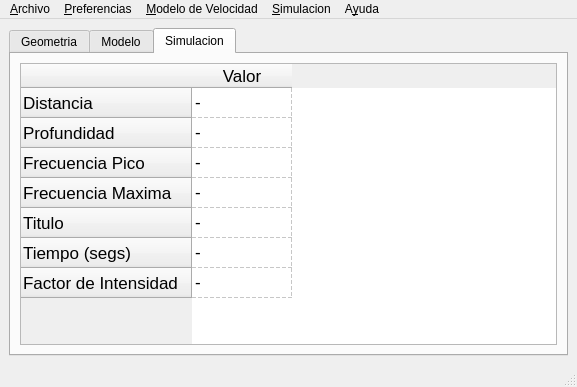
<ui version="4.0" >
 <class>MainWindow</class>
 <widget class="QMainWindow" name="MainWindow" >
  <property name="geometry" >
   <rect>
    <x>0</x>
    <y>0</y>
    <width>577</width>
    <height>387</height>
   </rect>
  </property>
  <property name="windowTitle" >
   <string>MainWindow</string>
  </property>
  <widget class="QWidget" name="centralwidget" >
   <layout class="QGridLayout" name="gridLayout_3" >
    <item row="0" column="0" >
     <widget class="QTabWidget" name="tabWidget" >
      <property name="sizePolicy" >
       <sizepolicy vsizetype="Expanding" hsizetype="Expanding" >
        <horstretch>0</horstretch>
        <verstretch>0</verstretch>
       </sizepolicy>
      </property>
      <property name="currentIndex" >
       <number>2</number>
      </property>
      <widget class="QWidget" name="tab_3" >
       <attribute name="title" >
        <string>Geometria</string>
       </attribute>
       <layout class="QGridLayout" name="gridLayout_4" >
        <item row="0" column="0" >
         <layout class="QVBoxLayout" name="verticalLayout" >
          <item>
           <widget class="QLabel" name="label" >
            <property name="text" >
             <string>Modelo de Velocidad</string>
            </property>
           </widget>
          </item>
          <item>
           <widget class="QTableWidget" name="tableWidget_3" >
            <property name="sizePolicy" >
             <sizepolicy vsizetype="Expanding" hsizetype="Expanding" >
              <horstretch>0</horstretch>
              <verstretch>0</verstretch>
             </sizepolicy>
            </property>
            <property name="editTriggers" >
             <set>QAbstractItemView::NoEditTriggers</set>
            </property>
            <property name="tabKeyNavigation" >
             <bool>false</bool>
            </property>
            <property name="alternatingRowColors" >
             <bool>false</bool>
            </property>
            <property name="selectionMode" >
             <enum>QAbstractItemView::NoSelection</enum>
            </property>
            <property name="showGrid" >
             <bool>true</bool>
            </property>
            <property name="gridStyle" >
             <enum>Qt::DashLine</enum>
            </property>
            <row>
             <property name="text" >
              <string>Ancho</string>
             </property>
            </row>
            <row>
             <property name="text" >
              <string>Altura</string>
             </property>
            </row>
            <row>
             <property name="text" >
              <string>Cord. X</string>
             </property>
            </row>
            <row>
             <property name="text" >
              <string>Cord. Y</string>
             </property>
            </row>
            <column>
             <property name="text" >
              <string>Valor</string>
             </property>
            </column>
            <item row="0" column="0" >
             <property name="text" >
              <string>-</string>
             </property>
            </item>
            <item row="1" column="0" >
             <property name="text" >
              <string>-</string>
             </property>
            </item>
            <item row="2" column="0" >
             <property name="text" >
              <string>-</string>
             </property>
            </item>
            <item row="3" column="0" >
             <property name="text" >
              <string>-</string>
             </property>
            </item>
           </widget>
          </item>
         </layout>
        </item>
        <item row="0" column="1" >
         <layout class="QVBoxLayout" name="verticalLayout_2" >
          <item>
           <widget class="QLabel" name="label_2" >
            <property name="text" >
             <string>Propagación de la Onda</string>
            </property>
           </widget>
          </item>
          <item>
           <widget class="QTableWidget" name="tableWidget_4" >
            <property name="editTriggers" >
             <set>QAbstractItemView::NoEditTriggers</set>
            </property>
            <property name="gridStyle" >
             <enum>Qt::DashLine</enum>
            </property>
            <row>
             <property name="text" >
              <string>Ancho</string>
             </property>
            </row>
            <row>
             <property name="text" >
              <string>Altura</string>
             </property>
            </row>
            <row>
             <property name="text" >
              <string>Cord. X</string>
             </property>
            </row>
            <row>
             <property name="text" >
              <string>Cord. Y</string>
             </property>
            </row>
            <column>
             <property name="text" >
              <string>Valor</string>
             </property>
            </column>
            <item row="0" column="0" >
             <property name="text" >
              <string>-</string>
             </property>
            </item>
            <item row="1" column="0" >
             <property name="text" >
              <string>-</string>
             </property>
            </item>
            <item row="2" column="0" >
             <property name="text" >
              <string>-</string>
             </property>
            </item>
            <item row="3" column="0" >
             <property name="text" >
              <string>-</string>
             </property>
            </item>
           </widget>
          </item>
         </layout>
        </item>
       </layout>
      </widget>
      <widget class="QWidget" name="tab_2" >
       <attribute name="title" >
        <string>Modelo</string>
       </attribute>
       <layout class="QGridLayout" name="gridLayout" >
        <item row="0" column="0" >
         <widget class="QTableWidget" name="tableWidget_2" >
          <property name="autoScroll" >
           <bool>true</bool>
          </property>
          <property name="editTriggers" >
           <set>QAbstractItemView::NoEditTriggers</set>
          </property>
          <property name="tabKeyNavigation" >
           <bool>false</bool>
          </property>
          <property name="alternatingRowColors" >
           <bool>false</bool>
          </property>
          <property name="selectionMode" >
           <enum>QAbstractItemView::NoSelection</enum>
          </property>
          <property name="gridStyle" >
           <enum>Qt::DashLine</enum>
          </property>
          <property name="cornerButtonEnabled" >
           <bool>false</bool>
          </property>
          <row>
           <property name="text" >
            <string>Cobertura en Distancia</string>
           </property>
          </row>
          <row>
           <property name="text" >
            <string>Cobertura en Profundidad</string>
           </property>
          </row>
          <row>
           <property name="text" >
            <string>Color</string>
           </property>
          </row>
          <row>
           <property name="text" >
            <string>Leyenda</string>
           </property>
          </row>
          <row>
           <property name="text" >
            <string>Titulo</string>
           </property>
          </row>
          <row>
           <property name="text" >
            <string>Metodo de Interpolación</string>
           </property>
          </row>
          <row>
           <property name="text" >
            <string>Modelo</string>
           </property>
          </row>
          <column>
           <property name="text" >
            <string>Valor</string>
           </property>
          </column>
          <item row="0" column="0" >
           <property name="text" >
            <string>-</string>
           </property>
          </item>
          <item row="1" column="0" >
           <property name="text" >
            <string>-</string>
           </property>
          </item>
          <item row="2" column="0" >
           <property name="text" >
            <string>-</string>
           </property>
          </item>
          <item row="3" column="0" >
           <property name="text" >
            <string>-</string>
           </property>
          </item>
          <item row="4" column="0" >
           <property name="text" >
            <string>-</string>
           </property>
          </item>
          <item row="5" column="0" >
           <property name="text" >
            <string>-</string>
           </property>
          </item>
          <item row="6" column="0" >
           <property name="text" >
            <string>-</string>
           </property>
           <property name="icon" >
            <iconset resource="Viper.qrc" >
             <normaloff>:/images/models.png</normaloff>:/images/models.png</iconset>
           </property>
          </item>
         </widget>
        </item>
       </layout>
      </widget>
      <widget class="QWidget" name="tab" >
       <attribute name="title" >
        <string>Simulacion</string>
       </attribute>
       <layout class="QGridLayout" name="gridLayout_2" >
        <item row="0" column="0" >
         <widget class="QTableWidget" name="tableWidget" >
          <property name="enabled" >
           <bool>true</bool>
          </property>
          <property name="sizePolicy" >
           <sizepolicy vsizetype="Expanding" hsizetype="Expanding" >
            <horstretch>0</horstretch>
            <verstretch>0</verstretch>
           </sizepolicy>
          </property>
          <property name="font" >
           <font>
            <pointsize>13</pointsize>
            <italic>false</italic>
           </font>
          </property>
          <property name="editTriggers" >
           <set>QAbstractItemView::NoEditTriggers</set>
          </property>
          <property name="alternatingRowColors" >
           <bool>false</bool>
          </property>
          <property name="selectionMode" >
           <enum>QAbstractItemView::NoSelection</enum>
          </property>
          <property name="verticalScrollMode" >
           <enum>QAbstractItemView::ScrollPerItem</enum>
          </property>
          <property name="showGrid" >
           <bool>true</bool>
          </property>
          <property name="gridStyle" >
           <enum>Qt::DashLine</enum>
          </property>
          <property name="sortingEnabled" >
           <bool>false</bool>
          </property>
          <property name="wordWrap" >
           <bool>false</bool>
          </property>
          <property name="cornerButtonEnabled" >
           <bool>false</bool>
          </property>
          <row>
           <property name="text" >
            <string>Distancia</string>
           </property>
          </row>
          <row>
           <property name="text" >
            <string>Profundidad</string>
           </property>
          </row>
          <row>
           <property name="text" >
            <string>Frecuencia Pico</string>
           </property>
          </row>
          <row>
           <property name="text" >
            <string>Frecuencia Maxima</string>
           </property>
          </row>
          <row>
           <property name="text" >
            <string>Titulo</string>
           </property>
          </row>
          <row>
           <property name="text" >
            <string>Tiempo (segs)</string>
           </property>
          </row>
          <row>
           <property name="text" >
            <string>Factor de Intensidad</string>
           </property>
          </row>
          <column>
           <property name="text" >
            <string>Valor</string>
           </property>
          </column>
          <item row="0" column="0" >
           <property name="text" >
            <string>-</string>
           </property>
          </item>
          <item row="1" column="0" >
           <property name="text" >
            <string>-</string>
           </property>
          </item>
          <item row="2" column="0" >
           <property name="text" >
            <string>-</string>
           </property>
          </item>
          <item row="3" column="0" >
           <property name="text" >
            <string>-</string>
           </property>
          </item>
          <item row="4" column="0" >
           <property name="text" >
            <string>-</string>
           </property>
          </item>
          <item row="5" column="0" >
           <property name="text" >
            <string>-</string>
           </property>
          </item>
          <item row="6" column="0" >
           <property name="text" >
            <string>-</string>
           </property>
          </item>
         </widget>
        </item>
       </layout>
      </widget>
     </widget>
    </item>
   </layout>
  </widget>
  <widget class="QMenuBar" name="menubar" >
   <property name="geometry" >
    <rect>
     <x>0</x>
     <y>0</y>
     <width>577</width>
     <height>22</height>
    </rect>
   </property>
   <widget class="QMenu" name="menuPreferences" >
    <property name="title" >
     <string>&amp;Preferencias</string>
    </property>
    <addaction name="actionSizeSettings" />
   </widget>
   <widget class="QMenu" name="menuFile" >
    <property name="title" >
     <string>&amp;Archivo</string>
    </property>
    <addaction name="actionNew" />
    <addaction name="actionOpen" />
    <addaction name="actionSave" />
    <addaction name="actionSaveAs" />
    <addaction name="actionExit" />
   </widget>
   <widget class="QMenu" name="menuVelocityModel" >
    <property name="title" >
     <string>&amp;Modelo de Velocidad</string>
    </property>
    <addaction name="actionLoadModel" />
    <addaction name="actionModelParams" />
    <addaction name="actionPreview" />
   </widget>
   <widget class="QMenu" name="menuHelp" >
    <property name="title" >
     <string>A&amp;yuda</string>
    </property>
    <addaction name="actionAbout" />
   </widget>
   <widget class="QMenu" name="menuSimulation" >
    <property name="title" >
     <string>&amp;Simulacion</string>
    </property>
    <addaction name="actionSimParams" />
    <addaction name="actionRun" />
    <addaction name="actionViewTraces" />
   </widget>
   <addaction name="menuFile" />
   <addaction name="menuPreferences" />
   <addaction name="menuVelocityModel" />
   <addaction name="menuSimulation" />
   <addaction name="menuHelp" />
  </widget>
  <widget class="QStatusBar" name="statusbar" />
  <action name="actionSizeSettings" >
   <property name="text" >
    <string>&amp;Tamaño de Ventanas</string>
   </property>
   <property name="shortcut" >
    <string>Ctrl+G</string>
   </property>
  </action>
  <action name="actionExit" >
   <property name="text" >
    <string>&amp;Salir</string>
   </property>
  </action>
  <action name="actionModelParams" >
   <property name="text" >
    <string>&amp;Parametros del Modelo</string>
   </property>
   <property name="shortcut" >
    <string>Ctrl+M</string>
   </property>
  </action>
  <action name="actionPreview" >
   <property name="text" >
    <string>&amp;Vista Previa</string>
   </property>
   <property name="shortcut" >
    <string>Ctrl+P</string>
   </property>
  </action>
  <action name="actionEditModel" >
   <property name="text" >
    <string>&amp;Editar Modelo</string>
   </property>
   <property name="shortcut" >
    <string>Ctrl+E</string>
   </property>
  </action>
  <action name="actionSimParams" >
   <property name="text" >
    <string>&amp;Parametros de Simulacion</string>
   </property>
   <property name="shortcut" >
    <string>Ctrl+I</string>
   </property>
  </action>
  <action name="actionRun" >
   <property name="text" >
    <string>&amp;Ver Simulacion</string>
   </property>
   <property name="shortcut" >
    <string>Ctrl+R</string>
   </property>
  </action>
  <action name="actionNew" >
   <property name="text" >
    <string>Nuevo</string>
   </property>
   <property name="shortcut" >
    <string>Ctrl+N</string>
   </property>
  </action>
  <action name="actionSaveAs" >
   <property name="text" >
    <string>G&amp;uardar como</string>
   </property>
  </action>
  <action name="actionSave" >
   <property name="text" >
    <string>Guardar</string>
   </property>
   <property name="shortcut" >
    <string>Ctrl+S</string>
   </property>
  </action>
  <action name="actionAbout" >
   <property name="text" >
    <string>&amp;Sobre Viper</string>
   </property>
  </action>
  <action name="actionOpen" >
   <property name="text" >
    <string>&amp;Abrir</string>
   </property>
   <property name="shortcut" >
    <string>Ctrl+A</string>
   </property>
  </action>
  <action name="actionCreateModel" >
   <property name="text" >
    <string>Crear Modelo</string>
   </property>
  </action>
  <action name="actionLoadModel" >
   <property name="text" >
    <string>Cargar Modelo</string>
   </property>
   <property name="shortcut" >
    <string>Ctrl+O</string>
   </property>
  </action>
  <action name="actionViewTraces" >
   <property name="text" >
    <string>Ver &amp;Registro</string>
   </property>
   <property name="shortcut" >
    <string>Ctrl+L</string>
   </property>
  </action>
 </widget>
 <resources>
  <include location="Viper.qrc" />
 </resources>
 <connections>
  <connection>
   <sender>actionExit</sender>
   <signal>triggered()</signal>
   <receiver>MainWindow</receiver>
   <slot>close()</slot>
   <hints>
    <hint type="sourcelabel" >
     <x>-1</x>
     <y>-1</y>
    </hint>
    <hint type="destinationlabel" >
     <x>168</x>
     <y>171</y>
    </hint>
   </hints>
  </connection>
 </connections>
</ui>
